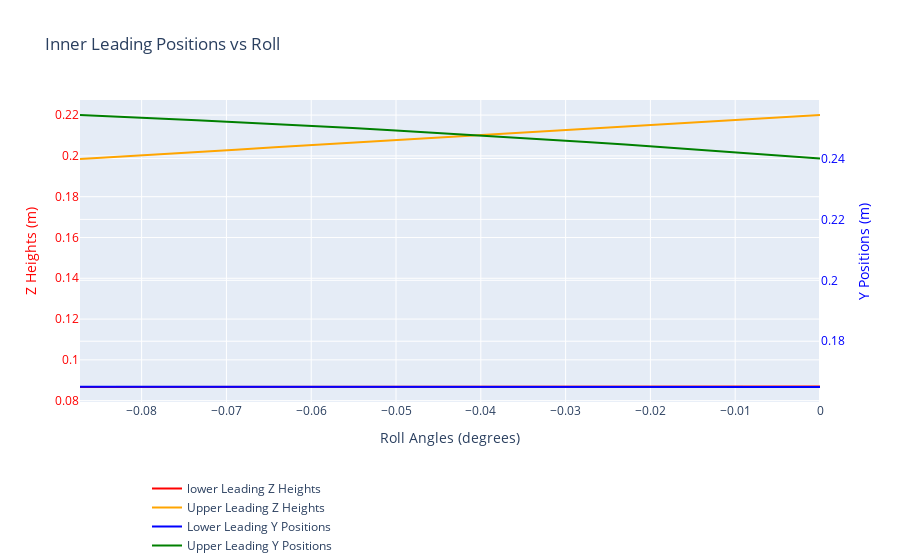

The code cell stored with this chart in its notebook:
### Code cell
# Plot inner positions vs roll

# Create the plot
fig = go.Figure()

# Add Z heights vs roll to the primary y-axis
fig.add_trace(
    go.Scatter(
        x=results_df["roll_angle"],
        y=results_df["lower_inner1_z"],
        mode='lines',
        marker=dict(color='red'),
        name='lower Leading Z Heights',
        yaxis='y'  # Primary y-axis
    )
)

fig.add_trace(
    go.Scatter(
        x=results_df["roll_angle"],
        y=results_df["upper_inner1_z"],
        mode='lines',
        marker=dict(color='orange'),
        name='Upper Leading Z Heights',
        yaxis='y'  # Primary y-axis
    )
)

# Add Y positions vs roll to the secondary y-axis
fig.add_trace(
    go.Scatter(
        x=results_df["roll_angle"],
        y=results_df["lower_inner1_y"],
        mode='lines',
        marker=dict(color='blue'),
        name='Lower Leading Y Positions',
        yaxis='y2'  # Secondary y-axis
    )
)
fig.add_trace(
    go.Scatter(
        x=results_df["roll_angle"],
        y=results_df["upper_inner1_y"],
        mode='lines',
        marker=dict(color='green'),
        name='Upper Leading Y Positions',
        yaxis='y2'  # Secondary y-axis
    )
)

# Update layout to add the secondary y-axis
fig.update_layout(
    title='Inner Leading Positions vs Roll',
    xaxis=dict(title='Roll Angles (degrees)'),
    yaxis=dict(
        title='Z Heights (m)',
        titlefont=dict(color='red'),
        tickfont=dict(color='red')
    ),
    yaxis2=dict(
        title='Y Positions (m)',
        titlefont=dict(color='blue'),
        tickfont=dict(color='blue'),
        anchor='x',
        overlaying='y',
        side='right'
    ),
    legend=dict(x=0.5, y=-0.2, orientation='h')  # Adjust legend position if needed
)

# Show the figure
fig.show()

### Figure 1 — Plotly figure (JSON) as saved in the notebook; plotly's stock layout.template omitted (floating-point values rounded to 4 significant figures)
{"data": [{"marker": {"color": "red"}, "mode": "lines", "name": "lower Leading Z Heights", "type": "scatter", "x": [0, -0.004593, -0.009186, -0.01378, -0.01837, -0.02296, -0.02756, -0.03215, -0.03674, -0.04134, -0.04593, -0.05052, -0.05512, -0.05971, -0.0643, -0.06889, -0.07349, -0.07808, -0.08267, -0.08727], "y": [0.087, 0.08699, 0.08697, 0.08696, 0.08695, 0.08693, 0.08692, 0.08691, 0.08689, 0.08688, 0.08687, 0.08685, 0.08684, 0.08683, 0.08681, 0.0868, 0.08679, 0.08678, 0.08676, 0.08675], "yaxis": "y"}, {"marker": {"color": "orange"}, "mode": "lines", "name": "Upper Leading Z Heights", "type": "scatter", "x": [0, -0.004593, -0.009186, -0.01378, -0.01837, -0.02296, -0.02756, -0.03215, -0.03674, -0.04134, -0.04593, -0.05052, -0.05512, -0.05971, -0.0643, -0.06889, -0.07349, -0.07808, -0.08267, -0.08727], "y": [0.22, 0.2189, 0.2178, 0.2167, 0.2156, 0.2144, 0.2133, 0.2122, 0.2111, 0.2099, 0.2088, 0.2076, 0.2065, 0.2053, 0.2042, 0.203, 0.2019, 0.2007, 0.1996, 0.1984], "yaxis": "y"}, {"marker": {"color": "blue"}, "mode": "lines", "name": "Lower Leading Y Positions", "type": "scatter", "x": [0, -0.004593, -0.009186, -0.01378, -0.01837, -0.02296, -0.02756, -0.03215, -0.03674, -0.04134, -0.04593, -0.05052, -0.05512, -0.05971, -0.0643, -0.06889, -0.07349, -0.07808, -0.08267, -0.08727], "y": [0.165, 0.165, 0.165, 0.165, 0.165, 0.165, 0.165, 0.165, 0.165, 0.165, 0.165, 0.1651, 0.1651, 0.1651, 0.1651, 0.1651, 0.1651, 0.1651, 0.1651, 0.1651], "yaxis": "y2"}, {"marker": {"color": "green"}, "mode": "lines", "name": "Upper Leading Y Positions", "type": "scatter", "x": [0, -0.004593, -0.009186, -0.01378, -0.01837, -0.02296, -0.02756, -0.03215, -0.03674, -0.04134, -0.04593, -0.05052, -0.05512, -0.05971, -0.0643, -0.06889, -0.07349, -0.07808, -0.08267, -0.08727], "y": [0.24, 0.241, 0.2419, 0.2428, 0.2437, 0.2446, 0.2454, 0.2462, 0.247, 0.2478, 0.2486, 0.2493, 0.25, 0.2507, 0.2513, 0.252, 0.2526, 0.2532, 0.2537, 0.2542], "yaxis": "y2"}], "layout": {"legend": {"orientation": "h", "x": 0.5, "y": -0.2}, "title": {"text": "Inner Leading Positions vs Roll"}, "xaxis": {"title": {"text": "Roll Angles (degrees)"}}, "yaxis": {"tickfont": {"color": "red"}, "title": {"font": {"color": "red"}, "text": "Z Heights (m)"}}, "yaxis2": {"anchor": "x", "overlaying": "y", "side": "right", "tickfont": {"color": "blue"}, "title": {"font": {"color": "blue"}, "text": "Y Positions (m)"}}}}
